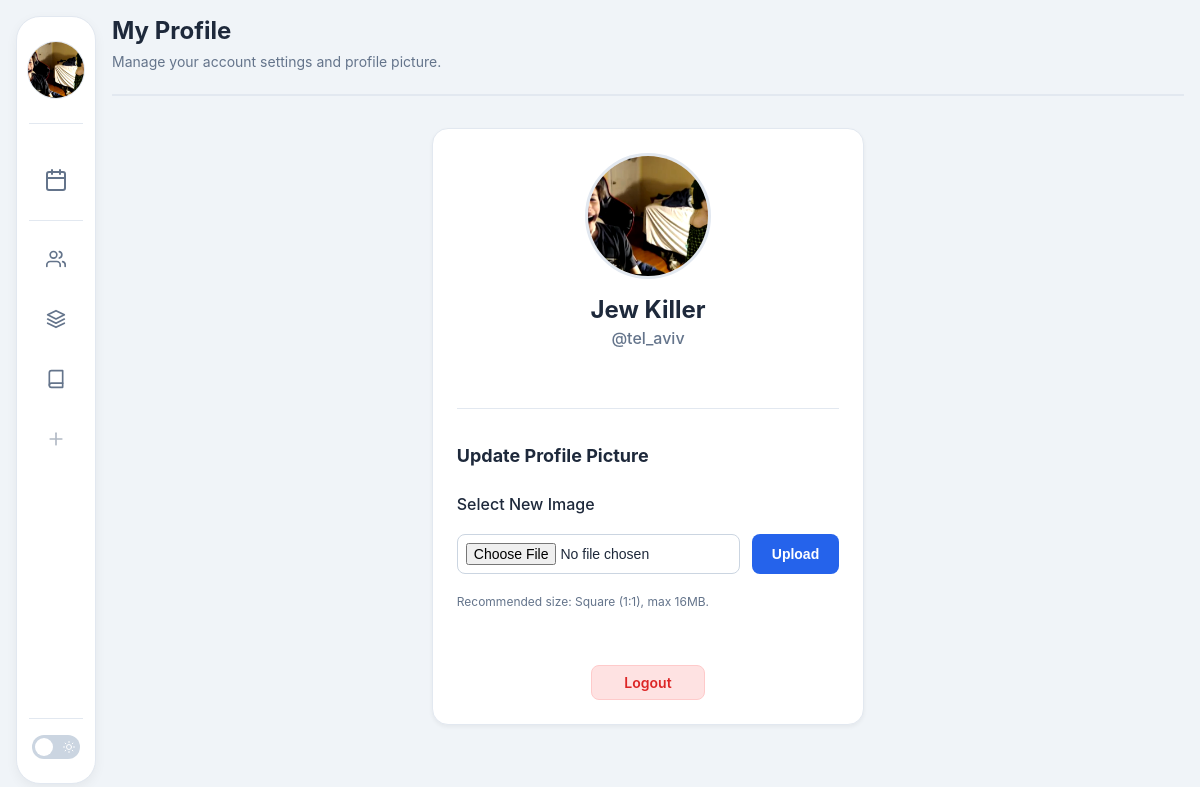
The page /me (signed in) on the database its author committed.
### models.py (models this page shows, shortened)
class User(db.Model, UserMixin):
    __tablename__ = "users"
    id = db.Column(db.Integer, primary_key=True, autoincrement=True)
    first_name = db.Column(db.String(25), nullable=False)
    last_name = db.Column(db.String(50), nullable=False)
    username = db.Column(db.String(30), unique=True, nullable=False)
    profile_image = db.Column(db.String(255), nullable=False, default='default.jpg')
    password_hash = db.Column(db.String(255), nullable=False)
    saved_sections = db.relationship(
        "UserCourse", back_populates="user", cascade="all, delete-orphan"
    )
    @property
    def full_name(self) -> str:
        return f"{self.first_name} {self.last_name}"

### app.py (the view, shortened to what this page needs)
@app.route('/me', methods=['GET', 'POST'])
@login_required
def me():
    return render_template('me.html', active_page='profile')

### app.py (called while the page is built)
@login_manager.user_loader
def load_user(user_id):
    return models.User.query.get(int(user_id))

### templates/me.html (shortened to what this page needs)
{% extends "base.html" %}
{% block content %}
<div class="page-header">
    <h1 class="page-title">My Profile</h1>
    <p class="page-subtitle">Manage your account settings and profile picture.</p>
</div>
<div class="card profile-card" style="max-width: 600px; margin: 0 auto; padding: 24px;">
    <div style="display: flex; flex-direction: column; align-items: center; text-align: center; margin-bottom: 24px;">
        <div style="width: 120px; height: 120px; border-radius: 50%; overflow: hidden; margin-bottom: 16px; border: 3px solid #e2e8f0;">
             <img src="{{ url_for('static', filename='profile_pics/' + current_user.profile_image) }}"
                  alt="Profile"
                  style="width: 100%; height: 100%; object-fit: cover;"
                  onerror="this.src='https://ui-avatars.com/api/?name={{ current_user.first_name }}+{{ current_user.last_name }}&background=random'">
        </div>
        <h2 style="margin: 0; font-size: 24px; font-weight: 700;">{{ current_user.full_name }}</h2>
        <p style="margin: 4px 0 0; color: #64748b; font-weight: 500;">@{{ current_user.username }}</p>
    </div>
    <hr style="border: 0; border-top: 1px solid #e2e8f0; margin: 24px 0;">
    <h3 style="margin-top: 0; margin-bottom: 16px; font-size: 18px;">Update Profile Picture</h3>
    <form method="post" enctype="multipart/form-data" class="form-group" style="flex-direction: column; align-items: flex-start;">
        <label for="profile_pic" style="margin-bottom: 8px; font-weight: 500;">Select New Image</label>
        <div style="display: flex; gap: 12px; width: 100%;">
            <input type="file" name="profile_pic" id="profile_pic" accept="image/*" class="form-input" style="padding: 8px;">
            <button type="submit" class="btn btn-primary" style="white-space: nowrap;">Upload</button>
        </div>
        <p style="margin-top: 8px; font-size: 12px; color: #64748b;">Recommended size: Square (1:1), max 16MB.</p>
    </form>
    <div style="margin-top: 32px; display: flex; justify-content: center;">
         <a href="{{ url_for('logout') }}" class="btn" style="background: #fee2e2; color: #dc2626; border: 1px solid #fecaca; padding: 8px 32px;">Logout</a>
    </div>
</div>
{% endblock %}

### templates/base.html (shortened to what this page needs)
<!DOCTYPE html>
<html lang="en">
<head>
    <link rel="stylesheet" href="{{ url_for('static', filename='css/shared.css') }}">
</head>
<body>
<div class="layout-wrapper">
    {% if current_user.is_authenticated %}
    <aside class="sidebar">
        <div class="sidebar-header">
            <a href="{{ url_for('me') }}" class="user-profile-link" aria-label="My Profile">
                <div class="user-avatar">
                   <img src="{{ url_for('static', filename='profile_pics/' + current_user.profile_image) }}"
                        alt="Profile"
                        onerror="this.src='https://ui-avatars.com/api/?name={{ current_user.first_name }}+{{ current_user.last_name }}&background=random'">
                </div>
            </a>
        </div>
        <nav class="sidebar-nav">
            <a href="{{ url_for('index') }}" class="nav-item calendar-primary {% if active_page == 'calendar' %}active{% endif %}">
                <span class="icon">
                </span>
            </a>
            <div class="calendar-divider"></div>
            <a href="{{ url_for('friends') }}" class="nav-item {% if active_page == 'friends' %}active{% endif %}">
                <span class="icon">
                </span>
            </a>
            <a href="{{ url_for('groups') }}" class="nav-item {% if active_page == 'groups' %}active{% endif %}">
                <span class="icon">
                     <svg width="20" height="20" viewBox="0 0 24 24" fill="none" stroke="currentColor" stroke-width="2" stroke-linecap="round" stroke-linejoin="round"><polygon points="12 2 2 7 12 12 22 7 12 2"></polygon><polyline points="2 17 12 22 22 17"></polyline><polyline points="2 12 12 17 22 12"></polyline></svg>
                </span>
            </a>
            <a href="{{ url_for('classes') }}" class="nav-item {% if active_page == 'classes' %}active{% endif %}">
                <span class="icon">
                    <svg width="20" height="20" viewBox="0 0 24 24" fill="none" stroke="currentColor" stroke-width="2" stroke-linecap="round" stroke-linejoin="round"><path d="M4 19.5A2.5 2.5 0 0 1 6.5 17H20"></path><path d="M6.5 2H20v20H6.5A2.5 2.5 0 0 1 4 19.5v-15A2.5 2.5 0 0 1 6.5 2z"></path></svg>
                </span>
            </a>
            <div class="nav-item placeholder" title="Coming soon">
                <span class="icon">
                    <svg width="20" height="20" viewBox="0 0 24 24" fill="none" stroke="currentColor" stroke-width="2" stroke-linecap="round" stroke-linejoin="round"><line x1="12" y1="5" x2="12" y2="19"></line><line x1="5" y1="12" x2="19" y2="12"></line></svg>
                </span>
            </div>
        </nav>
        <div class="sidebar-dark-mode-toggle">
            <label class="theme-switch">
                <span class="slider">
                    <span class="icon sun-icon">
                    </span>
                </span>
            </label>
        </div>
    </aside>
    {% endif %}
    <main class="main-content {% block main_class %}{% endblock %}">
        {% block content %}{% endblock %}
    </main>
</div>
</body>
</html>

### templates/me.html (style rules this page uses)
.profile-card { transition: all 0.2s; }

### rows shown on the page
User: profile_image (picture), full_name "Jew Killer", username "tel_aviv"
